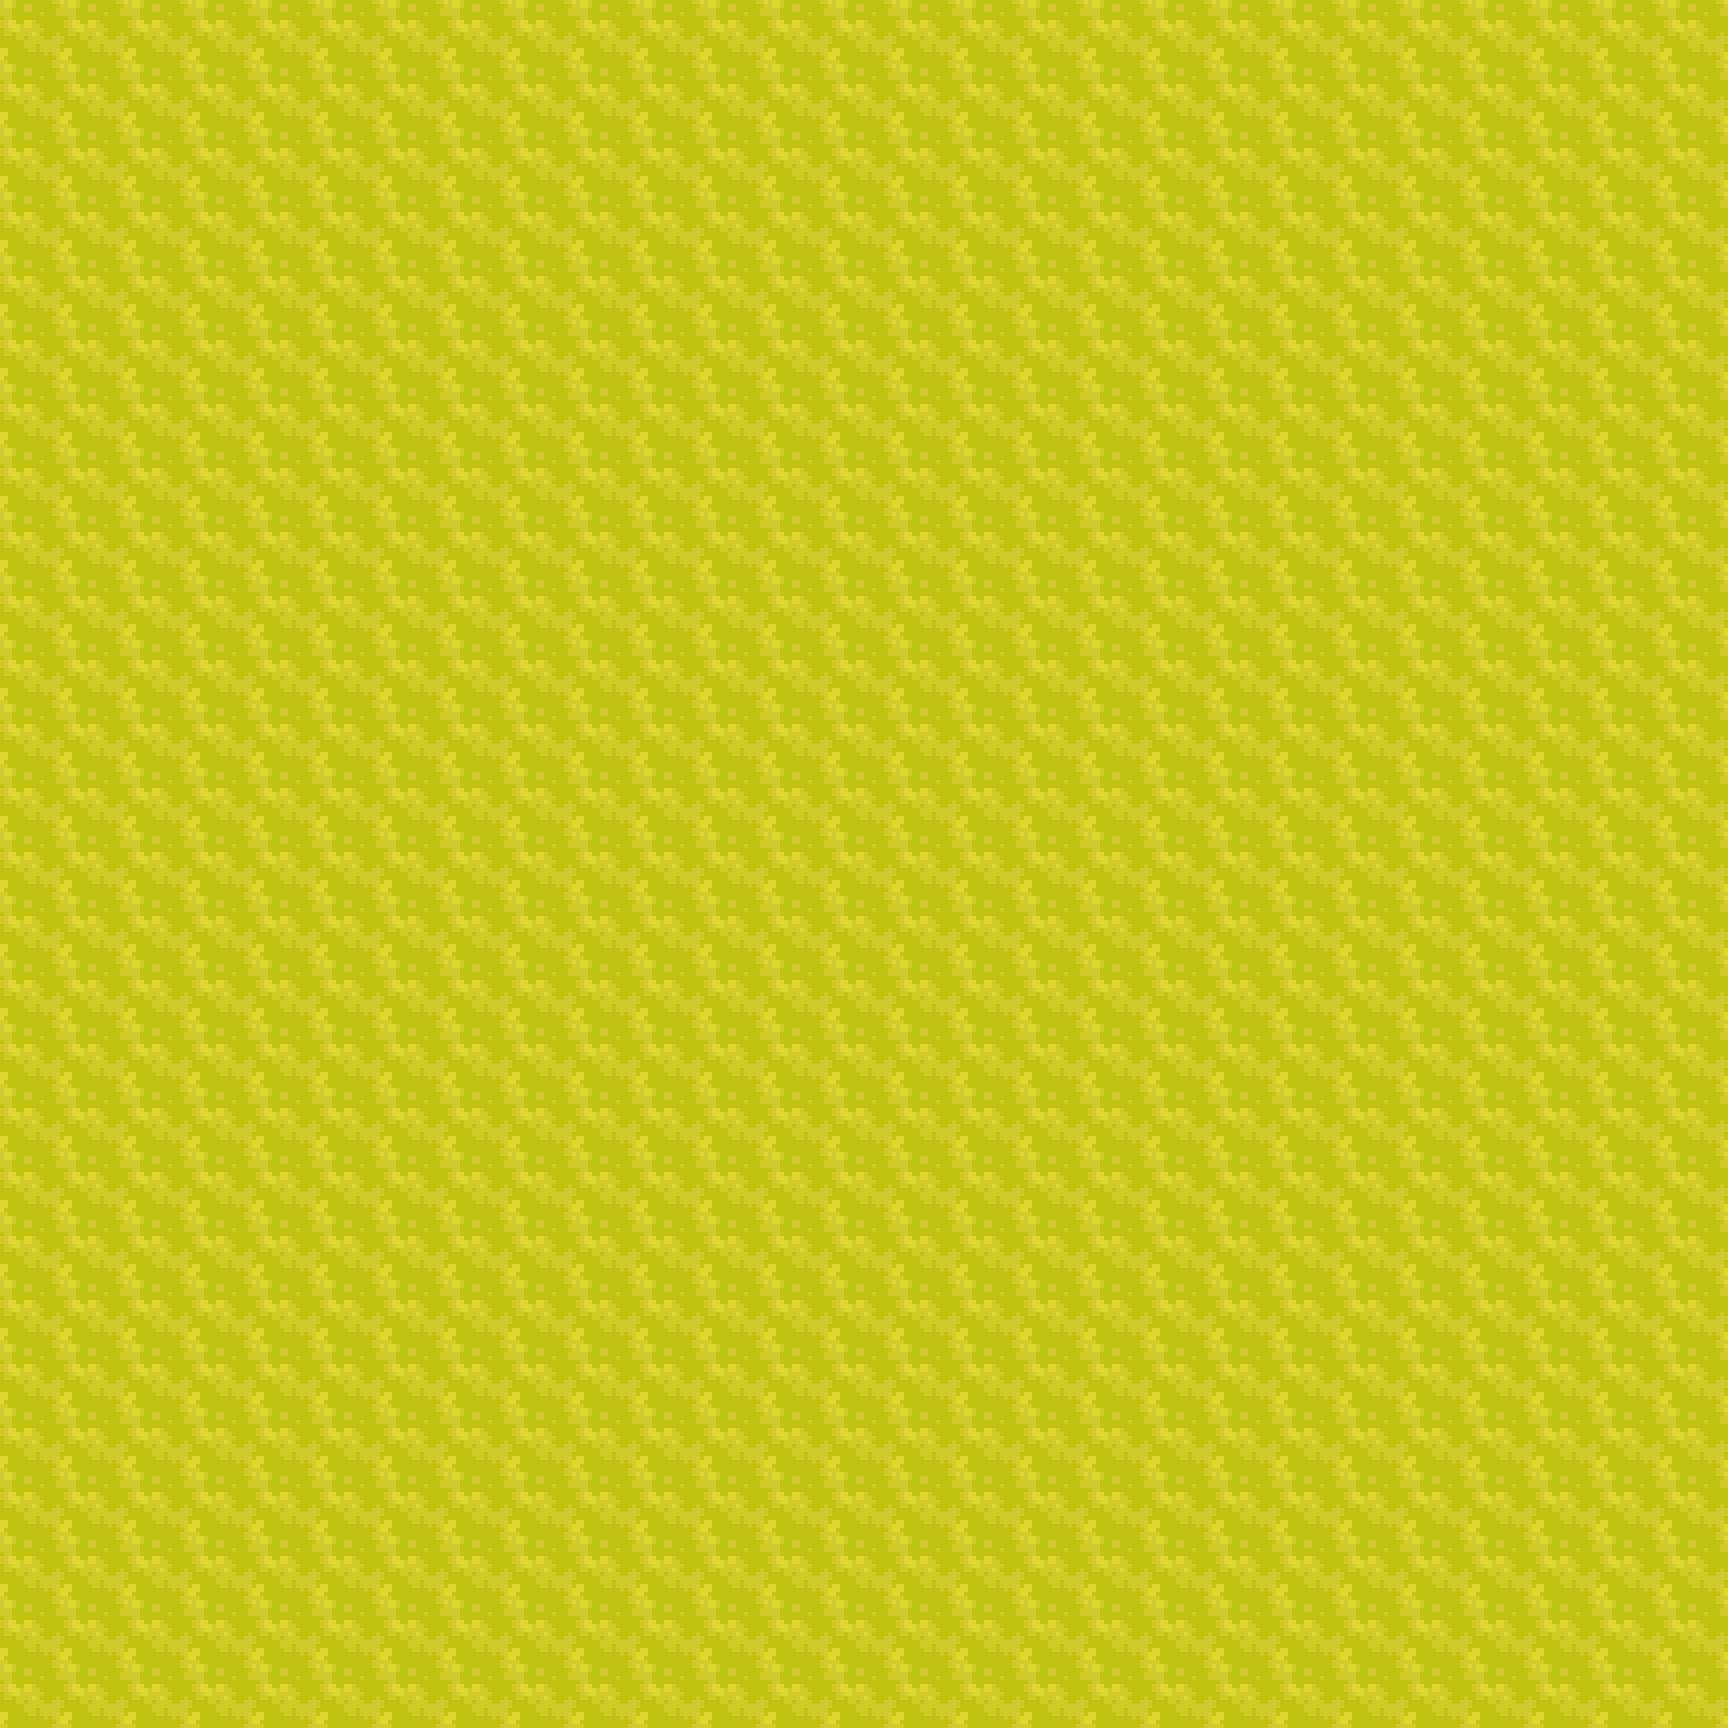

This game map was drawn from its Tiled (.tmx) file and the tilesets committed beside it. A one-line description and the trimmed map source follow:
An orthogonal 27x27 tile map with 64x64 px tiles, 2 tile layers (Terrain, Terrain Top), 3 tilesets and 43 objects (6x Character, Player).

<map version="1.10" tiledversion="1.11.2" orientation="orthogonal" renderorder="right-down" width="27" height="27" tilewidth="64" tileheight="64" infinite="0" nextlayerid="10" nextobjectid="66">
 <tileset firstgid="1" source="../tilesets/world.tsx" />
 <tileset firstgid="211" source="../tilesets/objects.tsx" />
 <tileset firstgid="242" source="../tilesets/Grass.tsx" />
 <layer id="1" name="Terrain" width="27" height="27">
  <data>[729 cells, 729 non-empty, 1 distinct tile ids]</data>
 </layer>
 <layer id="2" name="Terrain Top" width="27" height="27">
  <data>[729 cells, 0 non-empty, 0 distinct tile ids]</data>
 </layer>
 <objectgroup id="3" name="Water" />
 <objectgroup id="4" name="Coast" />
 <objectgroup id="5" name="Objects">
  <object id="1" gid="228" x="0" y="1472" width="64" height="128" />
  <object id="2" gid="228" x="0" y="1536" width="64" height="128" />
  <object id="3" gid="228" x="0" y="1600" width="64" height="128" />
  <object id="4" gid="228" x="0" y="1664" width="64" height="128" />
  <object id="5" gid="228" x="0" y="1728" width="64" height="128" />
  <object id="6" gid="228" x="0" y="1088" width="64" height="128" />
  <object id="7" gid="228" x="0" y="1024" width="64" height="128" />
  <object id="8" gid="228" x="0" y="960" width="64" height="128" />
  <object id="9" gid="228" x="0" y="832" width="64" height="128" />
  <object id="10" gid="228" x="0" y="896" width="64" height="128" />
  <object id="11" gid="228" x="0" y="768" width="64" height="128" />
  <object id="12" gid="228" x="0" y="704" width="64" height="128" />
  <object id="26" gid="228" x="64" y="1088" width="64" height="128" />
  <object id="27" gid="228" x="128" y="1088" width="64" height="128" />
  <object id="28" gid="228" x="64" y="1472" width="64" height="128" />
  <object id="29" gid="228" x="128" y="1472" width="64" height="128" />
 </objectgroup>
 <objectgroup id="6" name="Collisions">
  <object id="30" x="-33.3333" y="-58.7273" width="33.3333" height="1795.88" />
  <object id="31" x="1728" y="-86.1818" width="24" height="1815.18" />
  <object id="32" x="-26" y="1690.67" width="1778.67" height="37.3333" />
  <object id="33" x="0" y="1408" width="190.5" height="46" />
  <object id="34" x="0" y="1024" width="192" height="32.5" />
  <object id="35" x="0" y="-74.3333" width="1728" height="30" />
 </objectgroup>
 <objectgroup id="7" name="Monsters">
  <object id="39" gid="242" x="0" y="1152" width="64" height="64">
   <properties>
    <property name="biome" value="forest" />
    <property name="level" type="int" value="10" />
    <property name="monsters" value="Atrox,Pouch" />
   </properties>
  </object>
  <object id="40" gid="242" x="64" y="1152" width="64" height="64">
   <properties>
    <property name="biome" value="forest" />
    <property name="level" type="int" value="10" />
    <property name="monsters" value="Atrox,Pouch" />
   </properties>
  </object>
  <object id="41" gid="242" x="128" y="1152" width="64" height="64">
   <properties>
    <property name="biome" value="forest" />
    <property name="level" type="int" value="10" />
    <property name="monsters" value="Atrox,Pouch" />
   </properties>
  </object>
  <object id="42" gid="242" x="0" y="1216" width="64" height="64">
   <properties>
    <property name="biome" value="forest" />
    <property name="level" type="int" value="10" />
    <property name="monsters" value="Atrox,Pouch" />
   </properties>
  </object>
  <object id="43" gid="242" x="0" y="1280" width="64" height="64">
   <properties>
    <property name="biome" value="forest" />
    <property name="level" type="int" value="10" />
    <property name="monsters" value="Atrox,Pouch" />
   </properties>
  </object>
  <object id="44" gid="242" x="0" y="1344" width="64" height="64">
   <properties>
    <property name="biome" value="forest" />
    <property name="level" type="int" value="10" />
    <property name="monsters" value="Atrox,Pouch" />
   </properties>
  </object>
  <object id="45" gid="242" x="0" y="1408" width="64" height="64">
   <properties>
    <property name="biome" value="forest" />
    <property name="level" type="int" value="10" />
    <property name="monsters" value="Atrox,Pouch" />
   </properties>
  </object>
  <object id="46" gid="242" x="64" y="1408" width="64" height="64">
   <properties>
    <property name="biome" value="forest" />
    <property name="level" type="int" value="10" />
    <property name="monsters" value="Atrox,Pouch" />
   </properties>
  </object>
  <object id="47" gid="242" x="64" y="1344" width="64" height="64">
   <properties>
    <property name="biome" value="forest" />
    <property name="level" type="int" value="10" />
    <property name="monsters" value="Atrox,Pouch" />
   </properties>
  </object>
  <object id="48" gid="242" x="64" y="1280" width="64" height="64">
   <properties>
    <property name="biome" value="forest" />
    <property name="level" type="int" value="10" />
    <property name="monsters" value="Atrox,Pouch" />
   </properties>
  </object>
  <object id="49" gid="242" x="64" y="1216" width="64" height="64">
   <properties>
    <property name="biome" value="forest" />
    <property name="level" type="int" value="10" />
    <property name="monsters" value="Atrox,Pouch" />
   </properties>
  </object>
  <object id="50" gid="242" x="128" y="1216" width="64" height="64">
   <properties>
    <property name="biome" value="forest" />
    <property name="level" type="int" value="10" />
    <property name="monsters" value="Atrox,Pouch" />
   </properties>
  </object>
  <object id="51" gid="242" x="128" y="1280" width="64" height="64">
   <properties>
    <property name="biome" value="forest" />
    <property name="level" type="int" value="10" />
    <property name="monsters" value="Atrox,Pouch" />
   </properties>
  </object>
 </objectgroup>
 <objectgroup id="8" name="Entities">
  <object id="38" name="Player" x="96" y="1216">
   <properties>
    <property name="direction" value="right" />
    <property name="pos" value="Test1" />
   </properties>
   <point />
  </object>
  <object id="60" name="Character" x="1094" y="1288.67">
   <properties>
    <property name="change_direction" type="bool" value="true" />
    <property name="character_id" value="f3" />
    <property name="color" value="#00ff00" />
    <property name="direction" value="down" />
    <property name="graphic" value="fire_boss" />
    <property name="radius" value="0" />
    <property name="text_color" value="#ff0000" />
   </properties>
   <point />
  </object>
  <object id="61" name="Character" x="903.333" y="1290.67">
   <properties>
    <property name="change_direction" type="bool" value="true" />
    <property name="character_id" value="f2" />
    <property name="color" value="#00ff00" />
    <property name="direction" value="down" />
    <property name="graphic" value="fire_boss" />
    <property name="radius" value="0" />
    <property name="text_color" value="#ff0000" />
   </properties>
   <point />
  </object>
  <object id="62" name="Character" x="707.333" y="1292">
   <properties>
    <property name="change_direction" type="bool" value="true" />
    <property name="character_id" value="f1" />
    <property name="color" value="#00ff00" />
    <property name="direction" value="down" />
    <property name="graphic" value="fire_boss" />
    <property name="radius" value="0" />
    <property name="text_color" value="#ff0000" />
   </properties>
   <point />
  </object>
  <object id="63" name="Character" x="390" y="583.333">
   <properties>
    <property name="change_direction" type="bool" value="true" />
    <property name="character_id" value="o4" />
    <property name="direction" value="right" />
    <property name="graphic" value="straw" />
    <property name="radius" value="400" />
   </properties>
   <point />
  </object>
  </objectgroup>
 <objectgroup id="9" name="Transition">
  <!-- 1 objects omitted --></objectgroup>
</map>
<!-- 3 of 43 objects omitted -->
